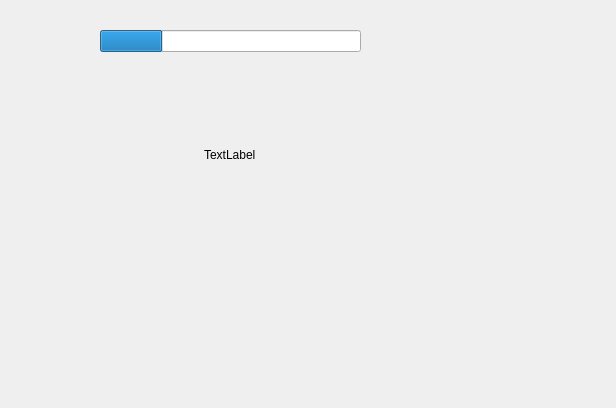
<?xml version="1.0" encoding="UTF-8"?>
<ui version="4.0">
 <class>Form</class>
 <widget class="QWidget" name="Form">
  <property name="geometry">
   <rect>
    <x>0</x>
    <y>0</y>
    <width>616</width>
    <height>408</height>
   </rect>
  </property>
  <property name="windowTitle">
   <string>Form</string>
  </property>
  <widget class="QWidget" name="verticalLayoutWidget">
   <property name="geometry">
    <rect>
     <x>100</x>
     <y>30</y>
     <width>261</width>
     <height>221</height>
    </rect>
   </property>
   <layout class="QVBoxLayout" name="verticalLayout">
    <item>
     <widget class="QProgressBar" name="vida_actual">
      <property name="value">
       <number>24</number>
      </property>
      <property name="textVisible">
       <bool>false</bool>
      </property>
     </widget>
    </item>
    <item alignment="Qt::AlignHCenter">
     <widget class="QLabel" name="image">
      <property name="text">
       <string>TextLabel</string>
      </property>
     </widget>
    </item>
   </layout>
  </widget>
 </widget>
 <resources/>
 <connections/>
</ui>
